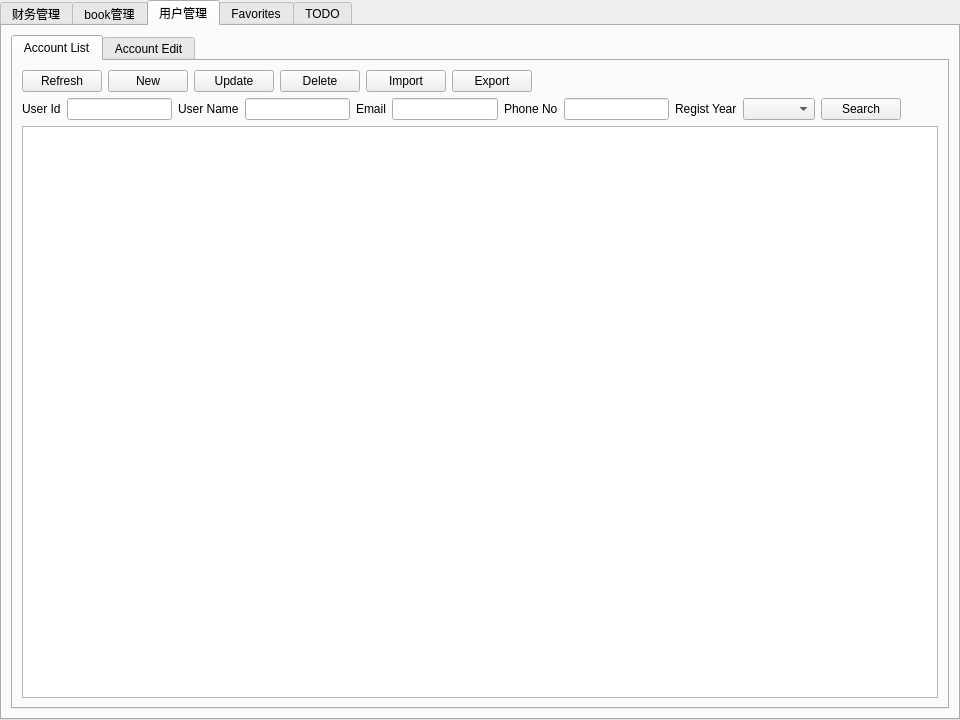
<?xml version="1.0" encoding="UTF-8"?>
<ui version="4.0">
 <class>dashboardTabWidget</class>
 <widget class="QTabWidget" name="dashboardTabWidget">
  <property name="geometry">
   <rect>
    <x>0</x>
    <y>0</y>
    <width>960</width>
    <height>720</height>
   </rect>
  </property>
  <property name="windowTitle">
   <string>个人管理系统</string>
  </property>
  <property name="currentIndex">
   <number>2</number>
  </property>
  <widget class="QWidget" name="feeManageTab">
   <attribute name="title">
    <string>财务管理</string>
   </attribute>
   <layout class="QHBoxLayout" name="horizontalLayout_5">
    <item>
     <widget class="QTabWidget" name="feeManageTabWidget">
      <property name="currentIndex">
       <number>3</number>
      </property>
      <widget class="QWidget" name="incomeTab">
       <attribute name="title">
        <string>收入</string>
       </attribute>
       <layout class="QHBoxLayout" name="horizontalLayout_6">
        <item>
         <widget class="QTableView" name="incomeTableView"/>
        </item>
       </layout>
      </widget>
      <widget class="QWidget" name="paymentTab">
       <attribute name="title">
        <string>支出</string>
       </attribute>
       <layout class="QHBoxLayout" name="horizontalLayout_7">
        <item>
         <widget class="QTableView" name="paymentTableView"/>
        </item>
       </layout>
      </widget>
      <widget class="QWidget" name="overtimeTab">
       <attribute name="title">
        <string>加班报销</string>
       </attribute>
       <layout class="QHBoxLayout" name="horizontalLayout_8">
        <item>
         <widget class="QTableView" name="overtimeTableView"/>
        </item>
       </layout>
      </widget>
      <widget class="QWidget" name="yuEBaoTab">
       <attribute name="title">
        <string>余额宝</string>
       </attribute>
       <layout class="QHBoxLayout" name="horizontalLayout_9">
        <item>
         <widget class="QTableView" name="yuEBaoTableView"/>
        </item>
       </layout>
      </widget>
     </widget>
    </item>
   </layout>
  </widget>
  <widget class="QWidget" name="bookManageTab">
   <attribute name="title">
    <string>book管理</string>
   </attribute>
   <layout class="QVBoxLayout" name="verticalLayout_2">
    <item>
     <layout class="QHBoxLayout" name="horizontalLayout">
      <item>
       <widget class="QPushButton" name="pushButton_4">
        <property name="text">
         <string>New</string>
        </property>
       </widget>
      </item>
      <item>
       <widget class="QPushButton" name="pushButton_3">
        <property name="text">
         <string>Refresh</string>
        </property>
       </widget>
      </item>
      <item>
       <widget class="QPushButton" name="pushButton_2">
        <property name="text">
         <string>Import</string>
        </property>
       </widget>
      </item>
      <item>
       <widget class="QPushButton" name="pushButton">
        <property name="text">
         <string>Export</string>
        </property>
       </widget>
      </item>
      <item>
       <spacer name="horizontalSpacer_3">
        <property name="orientation">
         <enum>Qt::Horizontal</enum>
        </property>
        <property name="sizeHint" stdset="0">
         <size>
          <width>40</width>
          <height>20</height>
         </size>
        </property>
       </spacer>
      </item>
     </layout>
    </item>
    <item>
     <layout class="QHBoxLayout" name="horizontalLayout_2">
      <item>
       <widget class="QLabel" name="label">
        <property name="text">
         <string>Book Name</string>
        </property>
       </widget>
      </item>
      <item>
       <widget class="QLineEdit" name="lineEdit"/>
      </item>
      <item>
       <widget class="QLabel" name="label_2">
        <property name="text">
         <string>Author</string>
        </property>
       </widget>
      </item>
      <item>
       <widget class="QLineEdit" name="lineEdit_2"/>
      </item>
      <item>
       <widget class="QLabel" name="label_3">
        <property name="text">
         <string>Book Type</string>
        </property>
       </widget>
      </item>
      <item>
       <widget class="QComboBox" name="comboBox">
        <item>
         <property name="text">
          <string>All</string>
         </property>
        </item>
        <item>
         <property name="text">
          <string>纸质</string>
         </property>
        </item>
        <item>
         <property name="text">
          <string>Mobi</string>
         </property>
        </item>
        <item>
         <property name="text">
          <string>ePub</string>
         </property>
        </item>
        <item>
         <property name="text">
          <string>PDF</string>
         </property>
        </item>
        <item>
         <property name="text">
          <string>TXT</string>
         </property>
        </item>
       </widget>
      </item>
      <item>
       <widget class="QLabel" name="label_15">
        <property name="text">
         <string>Class</string>
        </property>
       </widget>
      </item>
      <item>
       <widget class="QComboBox" name="comboBox_2">
        <item>
         <property name="text">
          <string>All</string>
         </property>
        </item>
        <item>
         <property name="text">
          <string>Self-Improvement</string>
         </property>
        </item>
        <item>
         <property name="text">
          <string>财经</string>
         </property>
        </item>
        <item>
         <property name="text">
          <string>自然科学</string>
         </property>
        </item>
        <item>
         <property name="text">
          <string>人文社科</string>
         </property>
        </item>
        <item>
         <property name="text">
          <string>文学</string>
         </property>
        </item>
        <item>
         <property name="text">
          <string>漫画</string>
         </property>
        </item>
        <item>
         <property name="text">
          <string>无类</string>
         </property>
        </item>
       </widget>
      </item>
      <item>
       <widget class="QPushButton" name="pushButton_5">
        <property name="text">
         <string>Search</string>
        </property>
       </widget>
      </item>
      <item>
       <spacer name="horizontalSpacer_4">
        <property name="orientation">
         <enum>Qt::Horizontal</enum>
        </property>
        <property name="sizeHint" stdset="0">
         <size>
          <width>40</width>
          <height>20</height>
         </size>
        </property>
       </spacer>
      </item>
     </layout>
    </item>
    <item>
     <widget class="QTabWidget" name="bookManageTabWidget">
      <property name="currentIndex">
       <number>0</number>
      </property>
      <widget class="QWidget" name="bookTab">
       <attribute name="title">
        <string>book</string>
       </attribute>
       <layout class="QHBoxLayout" name="horizontalLayout_10">
        <item>
         <widget class="QTableView" name="bookTableView"/>
        </item>
       </layout>
      </widget>
     </widget>
    </item>
   </layout>
  </widget>
  <widget class="QWidget" name="accountManageTab">
   <attribute name="title">
    <string>用户管理</string>
   </attribute>
   <layout class="QHBoxLayout" name="horizontalLayout_4">
    <item>
     <widget class="QTabWidget" name="accountTabWidget">
      <property name="currentIndex">
       <number>0</number>
      </property>
      <widget class="QWidget" name="accountTab">
       <attribute name="title">
        <string>Account List</string>
       </attribute>
       <layout class="QVBoxLayout" name="verticalLayout">
        <item>
         <layout class="QHBoxLayout" name="horizontalLayout_14">
          <item>
           <widget class="QPushButton" name="refreshButton">
            <property name="maximumSize">
             <size>
              <width>100</width>
              <height>16777215</height>
             </size>
            </property>
            <property name="text">
             <string>Refresh</string>
            </property>
           </widget>
          </item>
          <item>
           <widget class="QPushButton" name="newButton">
            <property name="maximumSize">
             <size>
              <width>100</width>
              <height>16777215</height>
             </size>
            </property>
            <property name="text">
             <string>New</string>
            </property>
           </widget>
          </item>
          <item>
           <widget class="QPushButton" name="updateButton">
            <property name="text">
             <string>Update</string>
            </property>
           </widget>
          </item>
          <item>
           <widget class="QPushButton" name="deleteButton">
            <property name="text">
             <string>Delete</string>
            </property>
           </widget>
          </item>
          <item>
           <widget class="QPushButton" name="importButton">
            <property name="maximumSize">
             <size>
              <width>100</width>
              <height>16777215</height>
             </size>
            </property>
            <property name="text">
             <string>Import</string>
            </property>
           </widget>
          </item>
          <item>
           <widget class="QPushButton" name="exportButton">
            <property name="maximumSize">
             <size>
              <width>100</width>
              <height>16777215</height>
             </size>
            </property>
            <property name="text">
             <string>Export</string>
            </property>
           </widget>
          </item>
          <item>
           <spacer name="horizontalSpacer">
            <property name="orientation">
             <enum>Qt::Horizontal</enum>
            </property>
            <property name="sizeHint" stdset="0">
             <size>
              <width>40</width>
              <height>20</height>
             </size>
            </property>
           </spacer>
          </item>
         </layout>
        </item>
        <item>
         <layout class="QHBoxLayout" name="horizontalLayout_3">
          <item>
           <widget class="QLabel" name="useridLabel">
            <property name="text">
             <string>User Id</string>
            </property>
           </widget>
          </item>
          <item>
           <widget class="QLineEdit" name="useridLineEdit"/>
          </item>
          <item>
           <widget class="QLabel" name="usernameLabel">
            <property name="text">
             <string>User Name</string>
            </property>
           </widget>
          </item>
          <item>
           <widget class="QLineEdit" name="usernameLineEdit"/>
          </item>
          <item>
           <widget class="QLabel" name="emailLabel">
            <property name="text">
             <string>Email</string>
            </property>
           </widget>
          </item>
          <item>
           <widget class="QLineEdit" name="emailLineEdit"/>
          </item>
          <item>
           <widget class="QLabel" name="phoneNoLabel">
            <property name="text">
             <string>Phone No</string>
            </property>
           </widget>
          </item>
          <item>
           <widget class="QLineEdit" name="phoneNoLineEdit"/>
          </item>
          <item>
           <widget class="QLabel" name="registYearLabel">
            <property name="text">
             <string>Regist Year</string>
            </property>
           </widget>
          </item>
          <item>
           <widget class="QComboBox" name="registYearComboBox"/>
          </item>
          <item>
           <widget class="QPushButton" name="searchButton">
            <property name="text">
             <string>Search</string>
            </property>
           </widget>
          </item>
          <item>
           <spacer name="horizontalSpacer_2">
            <property name="orientation">
             <enum>Qt::Horizontal</enum>
            </property>
            <property name="sizeHint" stdset="0">
             <size>
              <width>40</width>
              <height>20</height>
             </size>
            </property>
           </spacer>
          </item>
         </layout>
        </item>
        <item>
         <widget class="QTableWidget" name="tableWidget">
          <property name="alternatingRowColors">
           <bool>true</bool>
          </property>
          <property name="gridStyle">
           <enum>Qt::SolidLine</enum>
          </property>
          <property name="sortingEnabled">
           <bool>false</bool>
          </property>
         </widget>
        </item>
       </layout>
      </widget>
      <widget class="QWidget" name="accountEditTab">
       <attribute name="title">
        <string>Account Edit</string>
       </attribute>
       <widget class="QWidget" name="formLayoutWidget">
        <property name="geometry">
         <rect>
          <x>370</x>
          <y>80</y>
          <width>361</width>
          <height>421</height>
         </rect>
        </property>
        <layout class="QFormLayout" name="formLayout">
         <property name="fieldGrowthPolicy">
          <enum>QFormLayout::AllNonFixedFieldsGrow</enum>
         </property>
         <item row="1" column="0">
          <widget class="QLabel" name="label_13">
           <property name="text">
            <string>User id</string>
           </property>
          </widget>
         </item>
         <item row="1" column="1">
          <widget class="QLineEdit" name="lineEdit_10"/>
         </item>
         <item row="2" column="0">
          <widget class="QLabel" name="label_6">
           <property name="text">
            <string>Usern ame</string>
           </property>
          </widget>
         </item>
         <item row="2" column="1">
          <widget class="QLineEdit" name="lineEdit_6"/>
         </item>
         <item row="3" column="0">
          <widget class="QLabel" name="label_7">
           <property name="text">
            <string>Password</string>
           </property>
          </widget>
         </item>
         <item row="3" column="1">
          <widget class="QLineEdit" name="lineEdit_7"/>
         </item>
         <item row="4" column="0">
          <widget class="QLabel" name="label_4">
           <property name="text">
            <string>Email</string>
           </property>
          </widget>
         </item>
         <item row="4" column="1">
          <widget class="QLineEdit" name="lineEdit_4"/>
         </item>
         <item row="5" column="0">
          <widget class="QLabel" name="label_5">
           <property name="text">
            <string>Gender</string>
           </property>
          </widget>
         </item>
         <item row="5" column="1">
          <widget class="QRadioButton" name="radioButton">
           <property name="text">
            <string>Male</string>
           </property>
          </widget>
         </item>
         <item row="6" column="1">
          <widget class="QRadioButton" name="radioButton_2">
           <property name="text">
            <string>Female</string>
           </property>
          </widget>
         </item>
         <item row="7" column="1">
          <widget class="QRadioButton" name="radioButton_3">
           <property name="text">
            <string>Keep secrete.</string>
           </property>
          </widget>
         </item>
         <item row="8" column="0">
          <widget class="QLabel" name="label_8">
           <property name="text">
            <string>Age</string>
           </property>
          </widget>
         </item>
         <item row="8" column="1">
          <widget class="QLineEdit" name="lineEdit_5"/>
         </item>
         <item row="9" column="0">
          <widget class="QLabel" name="label_9">
           <property name="text">
            <string>Creator</string>
           </property>
          </widget>
         </item>
         <item row="9" column="1">
          <widget class="QLineEdit" name="lineEdit_8"/>
         </item>
         <item row="10" column="0">
          <widget class="QLabel" name="label_10">
           <property name="text">
            <string>Modifier</string>
           </property>
          </widget>
         </item>
         <item row="10" column="1">
          <widget class="QLineEdit" name="lineEdit_9"/>
         </item>
         <item row="11" column="0">
          <widget class="QLabel" name="label_11">
           <property name="text">
            <string>Create time</string>
           </property>
          </widget>
         </item>
         <item row="11" column="1">
          <widget class="QDateEdit" name="dateEdit"/>
         </item>
         <item row="12" column="0">
          <widget class="QLabel" name="label_12">
           <property name="text">
            <string>Modification time</string>
           </property>
          </widget>
         </item>
         <item row="12" column="1">
          <widget class="QDateEdit" name="dateEdit_2"/>
         </item>
         <item row="13" column="0">
          <widget class="QLabel" name="label_14">
           <property name="text">
            <string>Description</string>
           </property>
          </widget>
         </item>
         <item row="13" column="1">
          <widget class="QPlainTextEdit" name="plainTextEdit"/>
         </item>
        </layout>
        <zorder>lineEdit_10</zorder>
        <zorder>label_14</zorder>
        <zorder>lineEdit_6</zorder>
        <zorder>lineEdit_7</zorder>
        <zorder>label_7</zorder>
        <zorder>label_4</zorder>
        <zorder>label_5</zorder>
        <zorder>lineEdit_5</zorder>
        <zorder>label_8</zorder>
        <zorder>lineEdit_8</zorder>
        <zorder>label_9</zorder>
        <zorder>lineEdit_9</zorder>
        <zorder>radioButton</zorder>
        <zorder>radioButton_2</zorder>
        <zorder>radioButton_3</zorder>
        <zorder>label_10</zorder>
        <zorder>dateEdit</zorder>
        <zorder>label_11</zorder>
        <zorder>dateEdit_2</zorder>
        <zorder>label_6</zorder>
        <zorder>label_12</zorder>
        <zorder>lineEdit_4</zorder>
        <zorder>label_13</zorder>
        <zorder>plainTextEdit</zorder>
       </widget>
      </widget>
     </widget>
    </item>
   </layout>
  </widget>
  <widget class="QWidget" name="favoritesManageTab">
   <attribute name="title">
    <string>Favorites</string>
   </attribute>
   <layout class="QHBoxLayout" name="horizontalLayout_12">
    <item>
     <widget class="QTabWidget" name="favoritesTabWidget">
      <property name="currentIndex">
       <number>1</number>
      </property>
      <widget class="QWidget" name="favoriteSiteTab">
       <attribute name="title">
        <string>站点收藏</string>
       </attribute>
       <layout class="QVBoxLayout" name="verticalLayout_3">
        <item>
         <layout class="QHBoxLayout" name="horizontalLayout_16">
          <item>
           <widget class="QPushButton" name="newButton_3">
            <property name="maximumSize">
             <size>
              <width>100</width>
              <height>16777215</height>
             </size>
            </property>
            <property name="text">
             <string>New</string>
            </property>
           </widget>
          </item>
          <item>
           <widget class="QPushButton" name="refreshButton_3">
            <property name="maximumSize">
             <size>
              <width>100</width>
              <height>16777215</height>
             </size>
            </property>
            <property name="text">
             <string>Refresh</string>
            </property>
           </widget>
          </item>
          <item>
           <widget class="QPushButton" name="importButton_3">
            <property name="maximumSize">
             <size>
              <width>100</width>
              <height>16777215</height>
             </size>
            </property>
            <property name="text">
             <string>Import</string>
            </property>
           </widget>
          </item>
          <item>
           <widget class="QPushButton" name="exportButton_3">
            <property name="maximumSize">
             <size>
              <width>100</width>
              <height>16777215</height>
             </size>
            </property>
            <property name="text">
             <string>Export</string>
            </property>
           </widget>
          </item>
          <item>
           <spacer name="horizontalSpacer_7">
            <property name="orientation">
             <enum>Qt::Horizontal</enum>
            </property>
            <property name="sizeHint" stdset="0">
             <size>
              <width>40</width>
              <height>20</height>
             </size>
            </property>
           </spacer>
          </item>
         </layout>
        </item>
        <item>
         <layout class="QHBoxLayout" name="horizontalLayout_17">
          <item>
           <widget class="QLabel" name="useridLabel_3">
            <property name="text">
             <string>Site Name</string>
            </property>
           </widget>
          </item>
          <item>
           <widget class="QLineEdit" name="useridLineEdit_3"/>
          </item>
          <item>
           <widget class="QLabel" name="usernameLabel_3">
            <property name="text">
             <string>UURL</string>
            </property>
           </widget>
          </item>
          <item>
           <widget class="QLineEdit" name="usernameLineEdit_3"/>
          </item>
          <item>
           <widget class="QLabel" name="emailLabel_3">
            <property name="text">
             <string>Type</string>
            </property>
           </widget>
          </item>
          <item>
           <widget class="QLineEdit" name="emailLineEdit_3"/>
          </item>
          <item>
           <widget class="QLabel" name="phoneNoLabel_3">
            <property name="text">
             <string>Tag</string>
            </property>
           </widget>
          </item>
          <item>
           <widget class="QLineEdit" name="phoneNoLineEdit_3"/>
          </item>
          <item>
           <widget class="QPushButton" name="searchButton_3">
            <property name="text">
             <string>Search</string>
            </property>
           </widget>
          </item>
          <item>
           <spacer name="horizontalSpacer_8">
            <property name="orientation">
             <enum>Qt::Horizontal</enum>
            </property>
            <property name="sizeHint" stdset="0">
             <size>
              <width>40</width>
              <height>20</height>
             </size>
            </property>
           </spacer>
          </item>
         </layout>
        </item>
        <item>
         <widget class="QTableWidget" name="tableWidget_3">
          <property name="alternatingRowColors">
           <bool>true</bool>
          </property>
          <property name="gridStyle">
           <enum>Qt::SolidLine</enum>
          </property>
          <property name="sortingEnabled">
           <bool>false</bool>
          </property>
         </widget>
        </item>
       </layout>
      </widget>
      <widget class="QWidget" name="favoriteBookTab">
       <attribute name="title">
        <string>书籍收藏</string>
       </attribute>
      </widget>
     </widget>
    </item>
   </layout>
  </widget>
  <widget class="QWidget" name="todoManageTab">
   <attribute name="title">
    <string>TODO</string>
   </attribute>
   <layout class="QHBoxLayout" name="horizontalLayout_11">
    <item>
     <widget class="QTabWidget" name="tabWidget">
      <property name="currentIndex">
       <number>0</number>
      </property>
      <widget class="QWidget" name="designAndDevTab">
       <attribute name="title">
        <string>设计开发 </string>
       </attribute>
       <layout class="QVBoxLayout" name="verticalLayout_4">
        <item>
         <widget class="QCheckBox" name="checkBox">
          <property name="text">
           <string>+ 给各列表页面加上增删改查功能</string>
          </property>
         </widget>
        </item>
        <item>
         <widget class="QListWidget" name="listWidget">
          <item>
           <property name="text">
            <string>aa</string>
           </property>
          </item>
          <item>
           <property name="text">
            <string>bb</string>
           </property>
          </item>
         </widget>
        </item>
        <item>
         <widget class="QTreeWidget" name="treeWidget">
          <column>
           <property name="text">
            <string>1</string>
           </property>
          </column>
          <column>
           <property name="text">
            <string>新建列</string>
           </property>
          </column>
          <column>
           <property name="text">
            <string>a</string>
           </property>
          </column>
          <column>
           <property name="text">
            <string>d</string>
           </property>
          </column>
          <item>
           <property name="text">
            <string>aa</string>
           </property>
           <property name="text">
            <string>bb</string>
           </property>
           <property name="text">
            <string>cc</string>
           </property>
           <property name="text">
            <string>dd</string>
           </property>
           <item>
            <property name="text">
             <string>11</string>
            </property>
            <property name="text">
             <string>ccdd</string>
            </property>
            <property name="text">
             <string>eeff</string>
            </property>
            <property name="text">
             <string>aabbcc</string>
            </property>
           </item>
           <item>
            <property name="text">
             <string>12</string>
            </property>
            <property name="text">
             <string>1</string>
            </property>
            <property name="text">
             <string>2</string>
            </property>
            <property name="text">
             <string>3</string>
            </property>
           </item>
           <item>
            <property name="text">
             <string>13</string>
            </property>
            <property name="text">
             <string>23</string>
            </property>
            <property name="text">
             <string>46</string>
            </property>
            <property name="text">
             <string>46</string>
            </property>
           </item>
          </item>
          <item>
           <property name="text">
            <string>bb</string>
           </property>
           <property name="text">
            <string>asdg</string>
           </property>
           <property name="text">
            <string>asdg</string>
           </property>
           <property name="text">
            <string>dsgdsg</string>
           </property>
          </item>
         </widget>
        </item>
       </layout>
      </widget>
      <widget class="QWidget" name="unreadBookTab">
       <attribute name="title">
        <string>待阅书籍</string>
       </attribute>
      </widget>
      <widget class="QWidget" name="unwatchVideoTab">
       <attribute name="title">
        <string>待观影视</string>
       </attribute>
      </widget>
     </widget>
    </item>
   </layout>
  </widget>
 </widget>
 <resources/>
 <connections/>
</ui>
